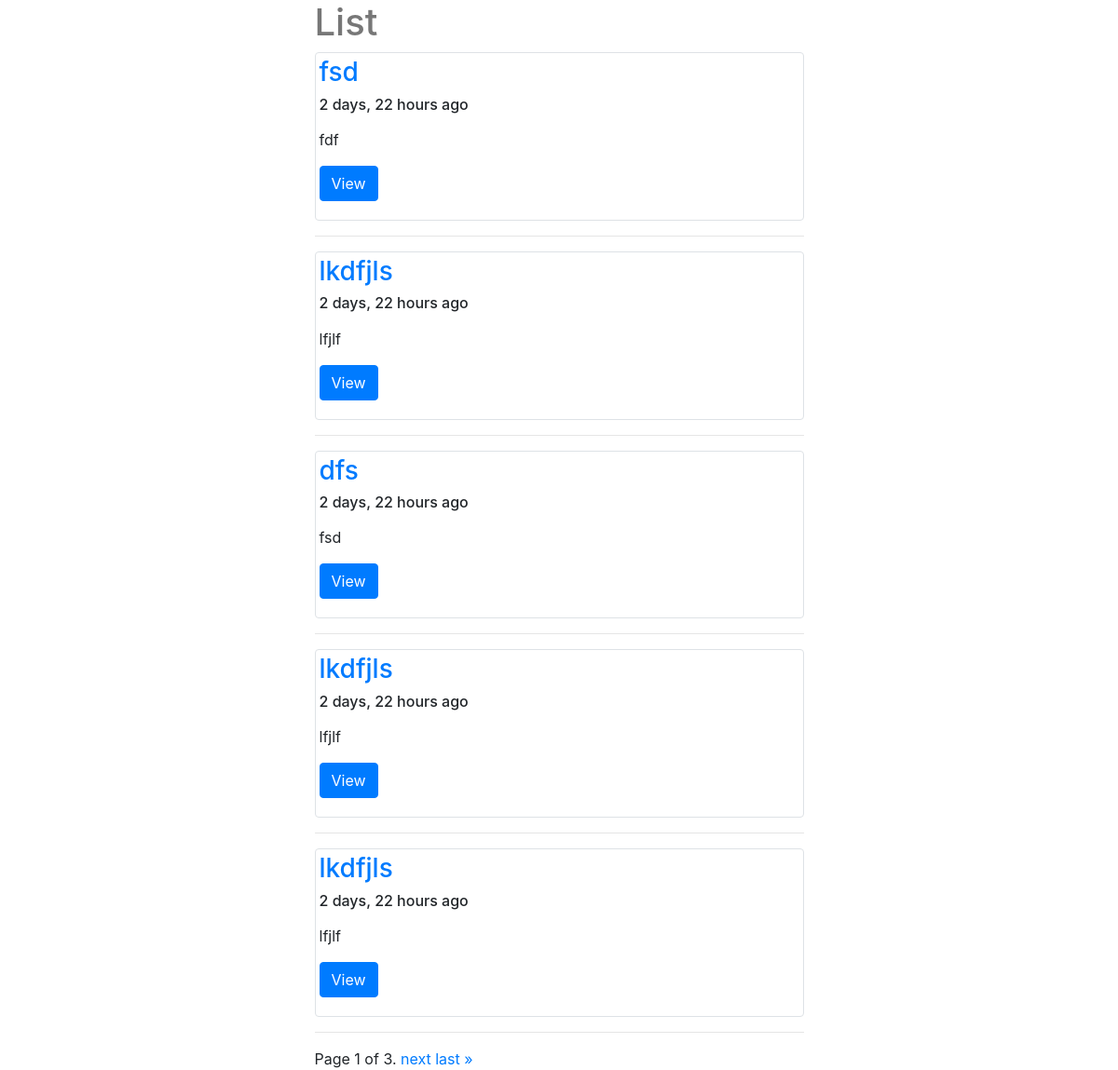
The page /posts/ on the database as committed earlier.
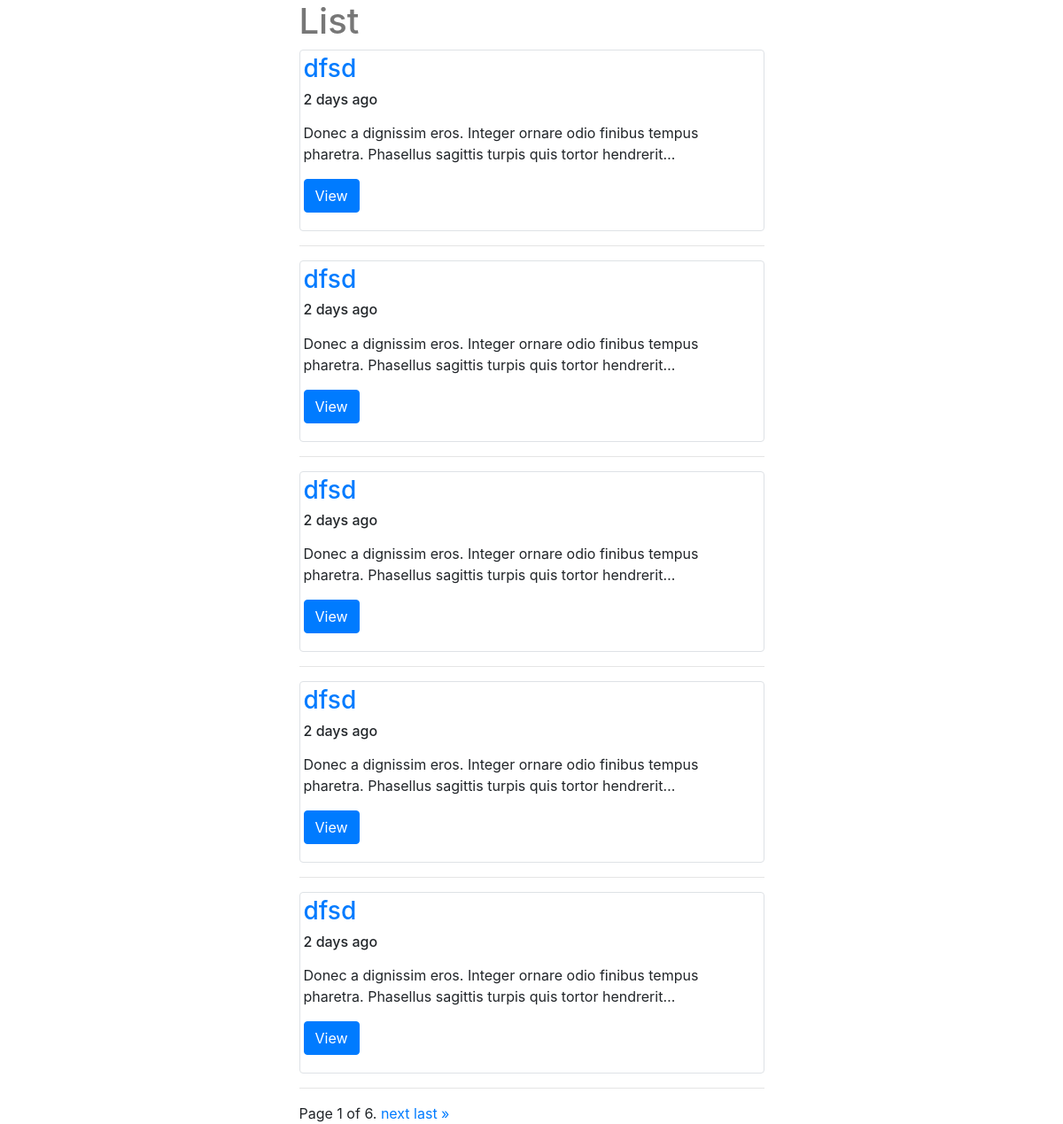
The same page on the database as committed later.
### posts/models.py (models this page shows, shortened)
class Post(models.Model):
    title = models.CharField(max_length = 120)
    image = models.FileField(null = True, blank = True)
    content = models.TextField()    # TextField() IS USUALLY LONGER THAN CharField()
    updated = models.DateTimeField(auto_now = True, auto_now_add = False)        # auto_now EVERYTIME IT'S SAVED INTO THE DATABASE -> updated will be set
    timestamp = models.DateTimeField(auto_now = False, auto_now_add = True)      # auto_now_add IS WHEN IT'S ADDED INTO DATABASE INITIALLY, ONLY SET 1 TIME (SAVE AND SET)
    def get_absolute_url(self):
        return reverse("posts:detail", kwargs={"id": self.id})    # "details" IS "name" PARAMETER in URL
    class Meta:
        ordering = ["-timestamp", "-updated"]

### posts/views.py (the view)
def post_list(request):
    queryset_list = Post.objects.all() #.order_by("-timestamp")
    paginator = Paginator(queryset_list, 5)  # Show 5 contacts per page
    page_req_var = "page"
    page = request.GET.get(page_req_var)
    try:
        queryset = paginator.page(page)
    except PageNotAnInteger:
        queryset = paginator.page(1)
    except EmptyPage:
        queryset = paginator.page(paginator.num_pages)
    context = {
        "object_list" : queryset,
        "title" : "List",
        "page_req_var" : page_req_var,
    }
    return render(request, 'post_list.html', context)

### templates/post_list.html (shortened to what this page needs)
{% extends "base.html" %}
{% block content %}
<div class="col-sm-6 offset-sm-3">
    <h1> {{ title }}</h1>
    {% for obj in object_list %}
        <div class="row">
            <div class="col-sm-12">
                <div class="img-thumbnail">
                  <div class="caption">
                    <h3><a href = '{{ obj.get_absolute_url }}'>{{ obj.title }}</a> <h6>{{ obj.timestamp|timesince }} ago</h6></h3>
                    <p>{{ obj.content|linebreaks|truncatechars:120 }}</p>
                    <p><a href="{{ obj.get_absolute_url }}" class="btn btn-primary" role="button">View</a></p>
                  </div>
                </div>
            </div>
        </div>
        <hr>
    {% endfor %}
    <div class="pagination">
        <span class="step-links">
            <span class="current">
                Page {{ object_list.number }} of {{ object_list.paginator.num_pages }}.
            </span>
            {% if object_list.has_next %}
                <a href="?{{ page_req_var }}={{ object_list.next_page_number }}">next</a>
                <a href="?{{ page_req_var }}={{ object_list.paginator.num_pages }}">last &raquo;</a>
            {% endif %}
        </span>
    </div>
</div>
{% endblock content %}

Rows that differ between the two databases and show on the page:
no longer on this page (row unchanged): Post: title "fsd", timestamp "2 days, 22 hours", content "fdf"
no longer on this page (row unchanged): Post: title "lkdfjls", timestamp "2 days, 22 hours", content "lfjlf"
no longer on this page (row unchanged): Post: title "dfs", timestamp "2 days, 22 hours", content "fsd"
no longer on this page (row unchanged): Post: title "lkdfjls", timestamp "2 days, 22 hours", content "lfjlf"
no longer on this page (row unchanged): Post: title "lkdfjls", timestamp "2 days, 22 hours", content "lfjlf"
added Post: title "dfsd", timestamp "2 days", content "Donec a dignissim eros. Integer ornare odio finibus tempus pharetra. Phasellus sagittis turpis quis tortor hendrerit…"
added Post: title "dfsd", timestamp "2 days", content "Donec a dignissim eros. Integer ornare odio finibus tempus pharetra. Phasellus sagittis turpis quis tortor hendrerit…"
added Post: title "dfsd", timestamp "2 days", content "Donec a dignissim eros. Integer ornare odio finibus tempus pharetra. Phasellus sagittis turpis quis tortor hendrerit…"
added Post: title "dfsd", timestamp "2 days", content "Donec a dignissim eros. Integer ornare odio finibus tempus pharetra. Phasellus sagittis turpis quis tortor hendrerit…"
added Post: title "dfsd", timestamp "2 days", content "Donec a dignissim eros. Integer ornare odio finibus tempus pharetra. Phasellus sagittis turpis quis tortor hendrerit…"
Other text that changed with them:
{{ object_list.paginator.num_pages }}: "3" → "6"
